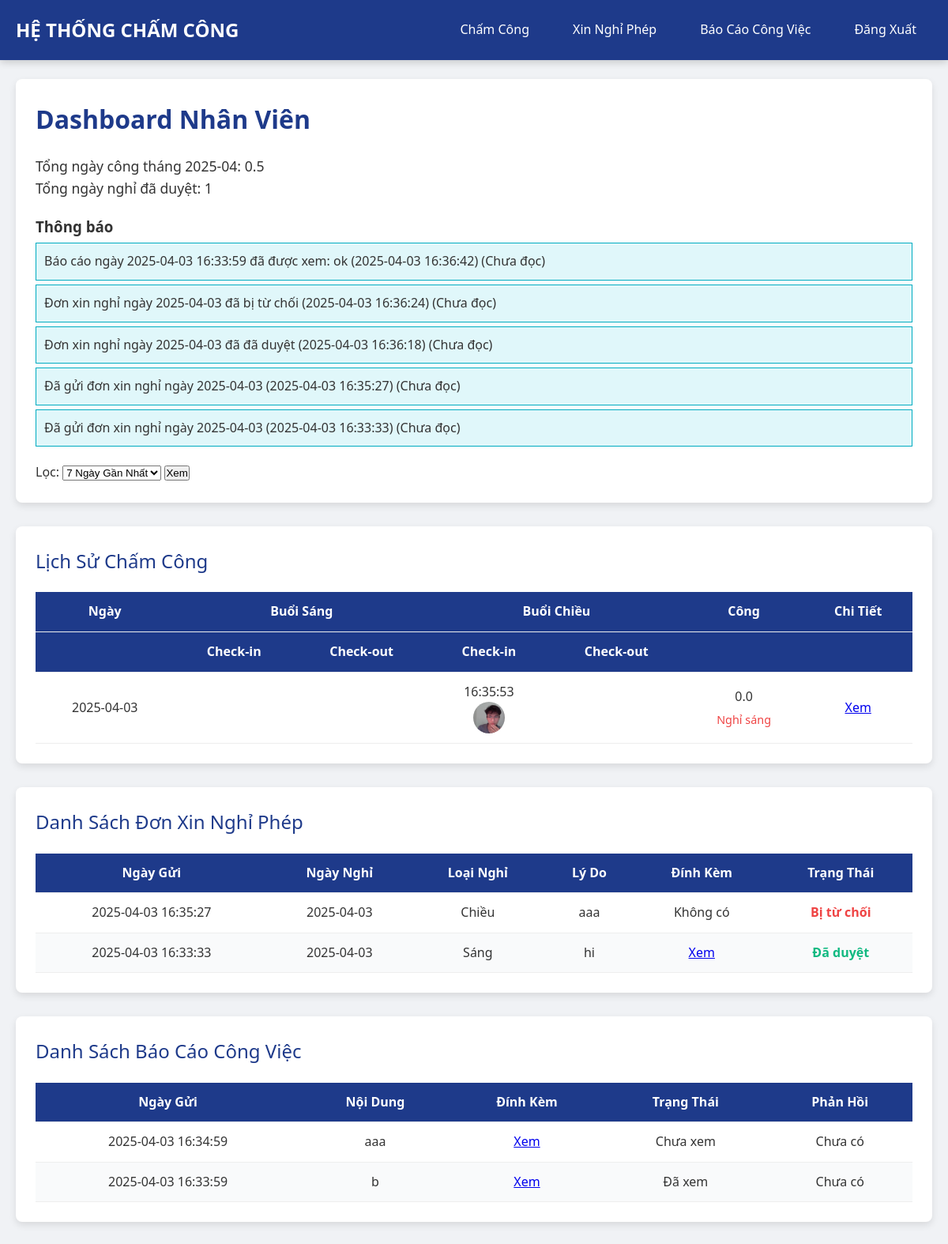
/dashboard (signed in), run on the app's committed database.
### tables this page shows
CREATE TABLE notifications (
        id INTEGER PRIMARY KEY AUTOINCREMENT,
        user_id INTEGER,
        message TEXT,
        created_at TEXT,
        is_read INTEGER DEFAULT 0,
        FOREIGN KEY (user_id) REFERENCES users(id)
    );

CREATE TABLE time_records (
        id INTEGER PRIMARY KEY AUTOINCREMENT,
        user_id INTEGER,
        timestamp TEXT,
        type TEXT,
        photo_path TEXT,
        reason TEXT DEFAULT '',
        FOREIGN KEY (user_id) REFERENCES users(id)
    );

CREATE TABLE leave_requests (
        id INTEGER PRIMARY KEY AUTOINCREMENT,
        user_id INTEGER,
        request_date TEXT,
        leave_date TEXT,
        leave_type TEXT,
        reason TEXT,
        attachment_path TEXT DEFAULT '',  -- Thêm cột đính kèm
        status TEXT DEFAULT 'Chờ duyệt',
        FOREIGN KEY (user_id) REFERENCES users(id)
    );

CREATE TABLE work_reports (
        id INTEGER PRIMARY KEY AUTOINCREMENT,
        user_id INTEGER,
        report_date TEXT,
        content TEXT,
        attachment_path TEXT,
        status TEXT DEFAULT 'Chưa xem',  -- Thêm trạng thái báo cáo
        feedback TEXT DEFAULT '',  -- Thêm phản hồi từ admin
        FOREIGN KEY (user_id) REFERENCES users(id)
    );

### app.py (the view, shortened to what this page needs)
@app.route('/dashboard', methods=['GET', 'POST'])
@login_required
def employee_dashboard():
    conn = sqlite3.connect('database.db')
    c = conn.cursor()
    filter_type = request.form.get('filter_type', 'week')
    selected_month = request.form.get('selected_month', datetime.now().strftime('%Y-%m'))
    if filter_type == 'week':
        start_date = (datetime.now() - timedelta(days=7)).strftime('%Y-%m-%d')
        query = "SELECT timestamp, type, photo_path, reason FROM time_records WHERE user_id = ? AND timestamp >= ? ORDER BY timestamp DESC"
        c.execute(query, (current_user.id, f'{start_date} 00:00:00'))
    else:
        query = "SELECT timestamp, type, photo_path, reason FROM time_records WHERE user_id = ? AND timestamp LIKE ? ORDER BY timestamp DESC"
        c.execute(query, (current_user.id, f'{selected_month}%'))
    records = c.fetchall()
    c.execute("SELECT message, created_at, is_read FROM notifications WHERE user_id = ? ORDER BY created_at DESC LIMIT 5",
              (current_user.id,))
    notifications = c.fetchall()
    c.execute("SELECT COUNT(DISTINCT SUBSTR(timestamp, 1, 10)) FROM time_records WHERE user_id = ? AND timestamp LIKE ?",
              (current_user.id, f'{selected_month}%'))
    total_work_days = c.fetchone()[0] * 0.5  # Giả định mỗi lần chấm công = 0.5 ngày
    c.execute("SELECT COUNT(*) FROM leave_requests WHERE user_id = ? AND status = 'Đã duyệt' AND leave_date LIKE ?",
              (current_user.id, f'{selected_month}%'))
    total_leave_days = c.fetchone()[0]
    if filter_type == 'week':
        c.execute("SELECT leave_date, leave_type FROM leave_requests WHERE user_id = ? AND status = 'Đã duyệt' AND request_date >= ?",
                  (current_user.id, f'{start_date} 00:00:00'))
    else:
        c.execute("SELECT leave_date, leave_type FROM leave_requests WHERE user_id = ? AND status = 'Đã duyệt' AND request_date LIKE ?",
                  (current_user.id, f'{selected_month}%'))
    leave_records = c.fetchall()
    if filter_type == 'week':
        c.execute("SELECT report_date, content, attachment_path, status FROM work_reports WHERE user_id = ? AND report_date >= ? ORDER BY report_date DESC LIMIT 7",
                  (current_user.id, f'{start_date} 00:00:00'))
    else:
        c.execute("SELECT report_date, content, attachment_path, status FROM work_reports WHERE user_id = ? AND report_date LIKE ? ORDER BY report_date DESC LIMIT 7",
                  (current_user.id, f'{selected_month}%'))
    reports = c.fetchall()
    if filter_type == 'week':
        c.execute("SELECT request_date, leave_date, leave_type, reason, status, attachment_path FROM leave_requests WHERE user_id = ? AND request_date >= ? ORDER BY request_date DESC LIMIT 7",
                  (current_user.id, f'{start_date} 00:00:00'))
    else:
        c.execute("SELECT request_date, leave_date, leave_type, reason, status, attachment_path FROM leave_requests WHERE user_id = ? AND request_date LIKE ? ORDER BY request_date DESC LIMIT 7",
                  (current_user.id, f'{selected_month}%'))
    leave_requests = c.fetchall()
    conn.close()
    daily_records = {}
    for record in records:
        timestamp = record[0]
        date = timestamp.split(' ')[0]
        time_str = timestamp.split(' ')[1]
        record_type = record[1]
        photo_path = record[2]
        reason = record[3]
        if date not in daily_records:
            daily_records[date] = {
                'in_morning': {'time': '', 'photo': ''},
                'out_morning': {'time': '', 'photo': ''},
                'in_afternoon': {'time': '', 'photo': ''},
                'out_afternoon': {'time': '', 'photo': ''},
                'reason': reason,
                'work_days': 0.0
            }
        daily_records[date][record_type] = {'time': time_str, 'photo': photo_path}
    for date, data in daily_records.items():
        morning_complete = data['in_morning']['time'] and data['out_morning']['time']
        afternoon_complete = data['in_afternoon']['time'] and data['out_afternoon']['time']
        if morning_complete and afternoon_complete:
            data['work_days'] = 1.0
        elif morning_complete or afternoon_complete:
            data['work_days'] = 0.5
    for leave_date, leave_type in leave_records:
        if leave_type == 'Cả ngày':
            daily_records[leave_date]['reason'] = 'Nghỉ cả ngày'
        elif leave_type == 'Sáng':
            daily_records[leave_date]['reason'] = 'Nghỉ sáng'
        elif leave_type == 'Chiều':
            daily_records[leave_date]['reason'] = 'Nghỉ chiều'
    return render_template('employee_dashboard.html',
                           daily_records=daily_records,
                           filter_type=filter_type,
                           selected_month=selected_month,
                           reports=reports,
                           leave_requests=leave_requests,
                           notifications=notifications,
                           total_work_days=total_work_days,
                           total_leave_days=total_leave_days)

### app.py (called while the page is built)
@login_manager.user_loader
def load_user(user_id):
    conn = sqlite3.connect('database.db')
    c = conn.cursor()
    c.execute("SELECT * FROM users WHERE id = ?", (user_id,))
    user = c.fetchone()
    conn.close()
    if user:
        return User(user[0])
    return None

### templates/employee_dashboard.html (shortened to what this page needs)
<!DOCTYPE html>
<html lang="vi">
<head>
    <link rel="stylesheet" href="{{ url_for('static', filename='css/style.css') }}">
</head>
<body>
    <header>
        <div class="nav-container">
            <div class="nav-brand"><a href="{{ url_for('employee_dashboard') }}">HỆ THỐNG CHẤM CÔNG</a></div>
            <div class="nav-links">
                <a href="{{ url_for('checkin') }}">Chấm Công</a>
                <a href="{{ url_for('leave_request') }}">Xin Nghỉ Phép</a>
                <a href="{{ url_for('work_report') }}">Báo Cáo Công Việc</a>
                <a href="{{ url_for('logout') }}">Đăng Xuất</a>
            </div>
        </div>
    </header>
    <main>
        <div class="section">
            <h1>Dashboard Nhân Viên</h1>
            <div class="stats">
                <p>Tổng ngày công tháng {{ selected_month }}: {{ total_work_days }}</p>
                <p>Tổng ngày nghỉ đã duyệt: {{ total_leave_days }}</p>
            </div>
            <div class="notifications">
                <h3>Thông báo</h3>
                {% for notif in notifications %}
                <div class="notification">{{ notif[0] }} ({{ notif[1] }}) {% if not notif[2] %}<span>(Chưa đọc)</span>{% endif %}</div>
                {% endfor %}
            </div>
            <form method="POST" class="filter-form">
                <label>Lọc:</label>
                <select name="filter_type" onchange="toggleMonthInput(this)">
                    <option value="week" {% if filter_type == 'week' %}selected{% endif %}>7 Ngày Gần Nhất</option>
                </select>
                <button type="submit">Xem</button>
            </form>
        </div>
        <div class="section">
            <h2>Lịch Sử Chấm Công</h2>
            <table>
                <thead>
                    <tr>
                        <th>Ngày</th>
                        <th colspan="2">Buổi Sáng</th>
                        <th colspan="2">Buổi Chiều</th>
                        <th>Công</th>
                        <th>Chi Tiết</th>
                    </tr>
                    <tr>
                        <th></th>
                        <th>Check-in</th>
                        <th>Check-out</th>
                        <th>Check-in</th>
                        <th>Check-out</th>
                        <th></th>
                        <th></th>
                    </tr>
                </thead>
                <tbody>
                    {% for date, records in daily_records.items() %}
                    <tr>
                        <td>{{ date }}</td>
                        <td>{{ records.in_morning.time or '' }}{% if records.in_morning.photo %}<br><img src="{{ url_for('static', filename=records.in_morning.photo[7:]) }}" alt="Photo" class="photo">{% endif %}</td>
                        <td>{{ records.out_morning.time or '' }}{% if records.out_morning.photo %}<br><img src="{{ url_for('static', filename=records.out_morning.photo[7:]) }}" alt="Photo" class="photo">{% endif %}</td>
                        <td>{{ records.in_afternoon.time or '' }}{% if records.in_afternoon.photo %}<br><img src="{{ url_for('static', filename=records.in_afternoon.photo[7:]) }}" alt="Photo" class="photo">{% endif %}</td>
                        <td>{{ records.out_afternoon.time or '' }}{% if records.out_afternoon.photo %}<br><img src="{{ url_for('static', filename=records.out_afternoon.photo[7:]) }}" alt="Photo" class="photo">{% endif %}</td>
                        <td>{{ records.work_days }}{% if records.reason %}<span class="reason">{{ records.reason }}</span>{% endif %}</td>
                        <td><a href="#" onclick="alert('Chi tiết: {{ records.reason  }}');">Xem</a></td>
                    </tr>
                    {% endfor %}
                </tbody>
            </table>
        </div>
        <div class="section">
            <h2>Danh Sách Đơn Xin Nghỉ Phép</h2>
            <table>
                <thead>
                    <tr>
                        <th>Ngày Gửi</th>
                        <th>Ngày Nghỉ</th>
                        <th>Loại Nghỉ</th>
                        <th>Lý Do</th>
                        <th>Đính Kèm</th>
                        <th>Trạng Thái</th>
                    </tr>
                </thead>
                <tbody>
                    {% for req in leave_requests %}
                    <tr>
                        <td>{{ req[0] }}</td>
                        <td>{{ req[1] }}</td>
                        <td>{{ req[2] }}</td>
                        <td>{{ req[3] }}</td>
                        <td>{% if req[5] %}<a href="{{ url_for('static', filename=req[5][7:]) }}" target="_blank">Xem</a>{% else %}Không có{% endif %}</td>
                        <td class="{% if req[4] == 'Đã duyệt' %}approved{% elif req[4] == 'Bị từ chối' %}rejected{% endif %}">{{ req[4] }}</td>
                    </tr>
                    {% endfor %}
                </tbody>
            </table>
        </div>
        <div class="section">
            <h2>Danh Sách Báo Cáo Công Việc</h2>
            <table>
                <thead>
                    <tr>
                        <th>Ngày Gửi</th>
                        <th>Nội Dung</th>
                        <th>Đính Kèm</th>
                        <th>Trạng Thái</th>
                        <th>Phản Hồi</th>
                    </tr>
                </thead>
                <tbody>
                    {% for report in reports %}
                    <tr>
                        <td>{{ report[0] }}</td>
                        <td>{{ report[1] }}</td>
                        <td>{% if report[2] %}<a href="{{ url_for('static', filename=report[2][7:]) }}" target="_blank">Xem</a>{% else %}Không có{% endif %}</td>
                        <td>{{ report[3] }}</td>
                        <td>{{ report[4] or 'Chưa có' }}</td>
                    </tr>
                    {% endfor %}
                </tbody>
            </table>
        </div>
    </main>
</body>
</html>

### static/css/style.css (style rules this page uses)
* { margin: 0; padding: 0; box-sizing: border-box; }
body { font-family: 'Segoe UI', Arial, sans-serif; background-color: #f0f2f5; color: #333; line-height: 1.6; }
header { position: fixed; top: 0; left: 0; width: 100%; background-color: #1e3a8a; padding: 15px 0; box-shadow: 0 2px 10px rgba(0, 0, 0, 0.2); z-index: 1000; }
.nav-container { max-width: 1400px; margin: 0 auto; display: flex; justify-content: space-between; align-items: center; padding: 0 20px; }
.nav-brand a { color: #fff; font-size: 1.5em; font-weight: 700; text-decoration: none; }
.nav-links { display: flex; gap: 15px; }
.nav-links a { color: #fff; text-decoration: none; padding: 10px 20px; font-weight: 500; border-radius: 5px; transition: background-color 0.3s, transform 0.2s; }
main { max-width: 1400px; margin: 80px auto 40px auto; padding: 20px; }
.section { background-color: #fff; padding: 25px; border-radius: 8px; box-shadow: 0 4px 10px rgba(0, 0, 0, 0.1); margin-bottom: 30px; }
h1 { color: #1e3a8a; font-size: 2em; margin-bottom: 20px; font-weight: 600; }
h2 { color: #1e3a8a; font-size: 1.5em; margin-bottom: 15px; font-weight: 500; }
table { width: 100%; border-collapse: collapse; margin-top: 20px; }
th, td { padding: 12px; text-align: center; border-bottom: 1px solid #eee; }
th { background-color: #1e3a8a; color: #fff; font-weight: 600; }
tr:nth-child(even) { background-color: #f9fafb; }
.photo { width: 40px; height: 40px; object-fit: cover; border-radius: 50%; vertical-align: middle; }
.reason { color: #ef4444; font-size: 0.9em; display: block; margin-top: 5px; }
.approved { color: #10b981; font-weight: 600; }
.rejected { color: #ef4444; font-weight: 600; }

### templates/employee_dashboard.html (style rules this page uses)
.notifications { margin: 20px 0; }
.notification { padding: 10px; background: #e0f7fa; border: 1px solid #00acc1; margin: 5px 0; }
.stats { margin: 20px 0; font-size: 1.1em; }

### data on the page
notifications: message "Báo cáo ngày 2025-04-03 16:33:59 đã được xem: ok", created_at "2025-04-03 16:36:42", is_read "(Chưa đọc)"
notifications: message "Đơn xin nghỉ ngày 2025-04-03 đã bị từ chối", created_at "2025-04-03 16:36:24", is_read "(Chưa đọc)"
notifications: message "Đơn xin nghỉ ngày 2025-04-03 đã đã duyệt", created_at "2025-04-03 16:36:18", is_read "(Chưa đọc)"
notifications: message "Đã gửi đơn xin nghỉ ngày 2025-04-03", created_at "2025-04-03 16:35:27", is_read "(Chưa đọc)"
notifications: message "Đã gửi đơn xin nghỉ ngày 2025-04-03", created_at "2025-04-03 16:33:33", is_read "(Chưa đọc)"
time_records: photo_path (picture)
leave_requests: request_date "2025-04-03 16:35:27", leave_date "2025-04-03", leave_type "Chiều", reason "aaa", attachment_path "Không có", status "Bị từ chối"
leave_requests: request_date "2025-04-03 16:33:33", leave_date "2025-04-03", leave_type "Sáng", reason "hi", status "Đã duyệt"
work_reports: report_date "2025-04-03 16:34:59", content "aaa", status "Chưa xem", report "Chưa có"
work_reports: report_date "2025-04-03 16:33:59", content "b", status "Đã xem", report "Chưa có"

### other printed values
{{ selected_month }} "2025-04"
{{ total_work_days }} "0.5"
{{ total_leave_days }} "1"
{{ date }} "2025-04-03"
{{ records.in_afternoon.time or '' }} "16:35:53"
{{ records.work_days }} "0.0"
{{ records.reason }} "Nghỉ sáng"
